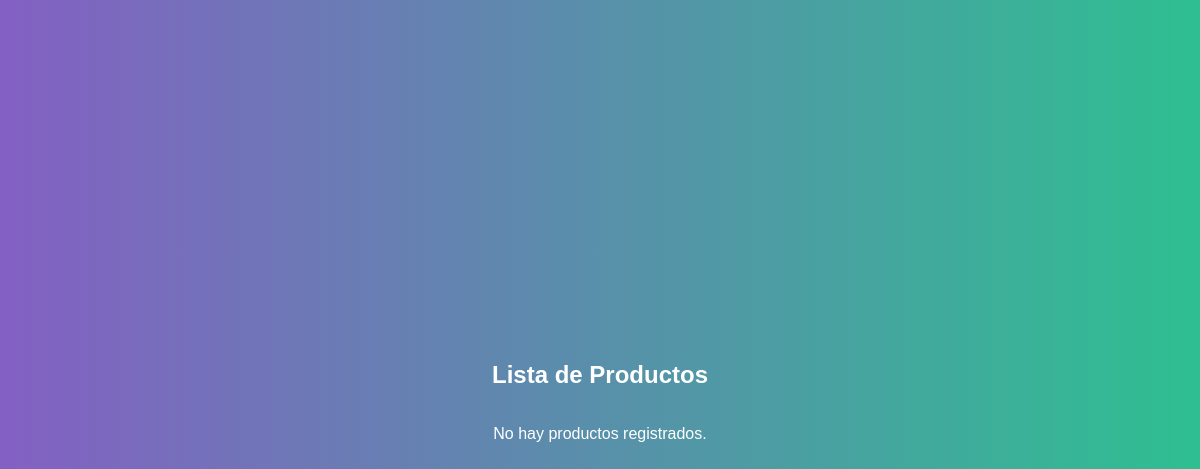
The page /productos (signed in) on the database as committed earlier.
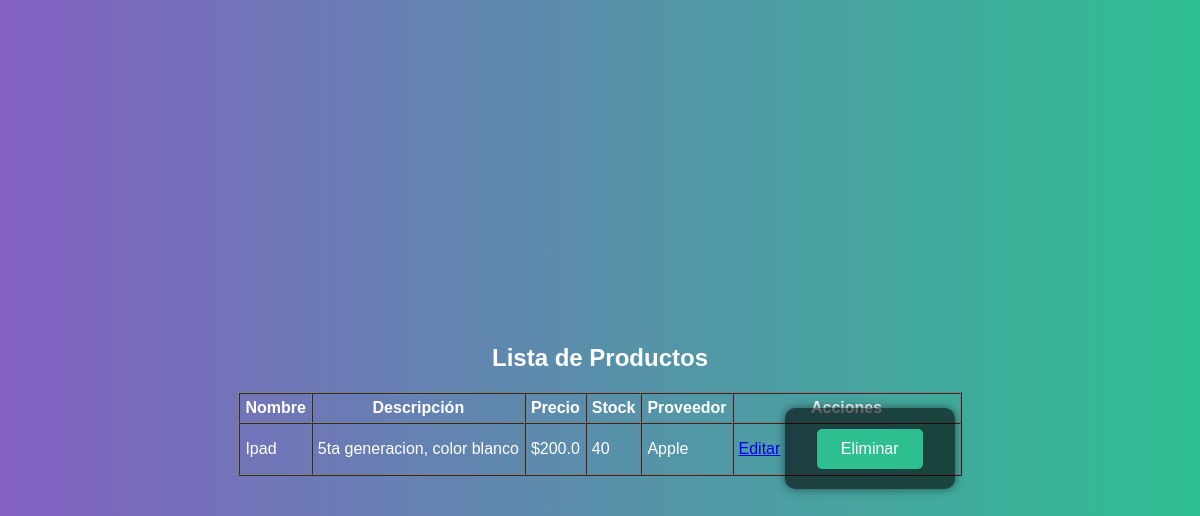
The same page on the database as committed later.
### app/models.py (models this page shows, shortened)
class Producto(db.Model):
    id = db.Column(db.Integer, primary_key=True)
    nombre = db.Column(db.String(150), nullable=False)
    descripcion = db.Column(db.Text)
    precio = db.Column(db.Float, nullable=False)
    stock = db.Column(db.Integer, nullable=False)
    proveedor_id = db.Column(db.Integer, db.ForeignKey('proveedor.id'), nullable=False)

class Proveedor(db.Model):
    id = db.Column(db.Integer, primary_key=True)
    nombre = db.Column(db.String(150), nullable=False)
    email = db.Column(db.String(120))
    telefono = db.Column(db.String(50))
    productos = db.relationship('Producto', backref='proveedor', lazy=True)

### app/routes.py (the view)
@main.route('/productos')
@login_required
def listar_productos():
    productos = Producto.query.all()
    return render_template('listar_productos.html', productos=productos)

### app/templates/listar_productos.html (shortened to what this page needs)
{% extends 'base.html' %}
{% block content %}
<h2>Lista de Productos</h2>
{% if productos %}
  <table border="1" cellpadding="5" cellspacing="0">
    <thead>
      <tr>
        <th>Nombre</th>
        <th>Descripción</th>
        <th>Precio</th>
        <th>Stock</th>
        <th>Proveedor</th>
        {% if current_user.role == 'admin' %}
          <th>Acciones</th>
        {% endif %}
      </tr>
    </thead>
    <tbody>
      {% for producto in productos %}
      <tr>
        <td>{{ producto.nombre }}</td>
        <td>{{ producto.descripcion }}</td>
        <td>${{ producto.precio }}</td>
        <td>{{ producto.stock }}</td>
        <td>{{ producto.proveedor.nombre }}</td>
        {% if current_user.role == 'admin' %}
          <td>
            <a href="{{ url_for('main.editar_producto', id=producto.id) }}">Editar</a>
            <form action="{{ url_for('main.eliminar_producto', id=producto.id) }}" method="POST" style="display:inline;">
                <button type="submit" onclick="return confirm('¿Estás seguro de que deseas eliminar este producto?')">Eliminar</button>
            </form>
          </td>
        {% endif %}
      </tr>
      {% endfor %}
    </tbody>
  </table>
{% else %}
  <p>No hay productos registrados.</p>
{% endif %}
{% endblock %}

### app/templates/base.html (shortened to what this page needs)
<!doctype html>
<html lang="en">
<head>
    <link rel="stylesheet" href="{{ url_for('static', filename='css/styles.css') }}">
    <link rel="stylesheet" href="https://cdnjs.cloudflare.com/ajax/libs/animate.css/4.1.1/animate.min.css" />
</head>
<body>
    {% block content %}{% endblock %}
</body>
</html>

### app/static/styles.css (style rules this page uses)
body { margin: 0; padding: 0; font-family: 'Arial', sans-serif; background: linear-gradient(to right, #8360c3, #2ebf91); color: #fff; min-height: 100vh; display: flex; flex-direction: column; align-items: center; justify-content: center; }
form { background: rgba(0, 0, 0, 0.6); padding: 2rem; border-radius: 10px; box-shadow: 0 0 10px rgba(0,0,0,0.5); animation: fadeIn 1s ease-in-out; }
button { background-color: #2ebf91; border: none; padding: 0.7rem 1.5rem; border-radius: 5px; cursor: pointer; color: white; font-size: 1rem; transition: background-color 0.3s ease; }

Rows that differ between the two databases and show on the page:
added Producto: nombre "Ipad", descripcion "5ta generacion, color blanco", precio "200.0", stock "40", proveedor.nombre "Apple"
Other text that changed with them:
text no longer shown: "No hay productos registrados."
text now shown: "Nombre Descripción Precio Stock Proveedor Acciones"
